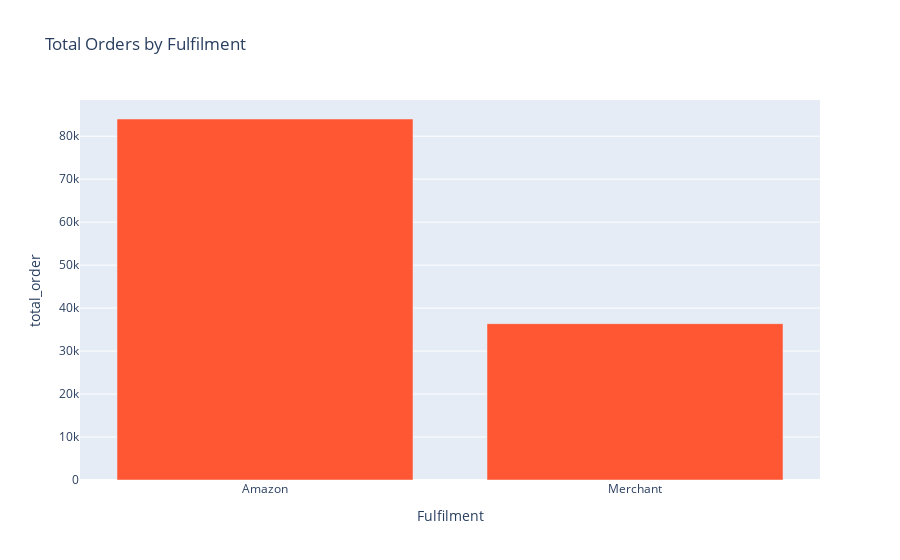

Notebook code for this chart:
### Code cell
#Method of fulfilment in India
group_by_fulfilment = salesDf.groupby(['Fulfilment']).agg(total_order=('Order ID','nunique')).reset_index().sort_values(by= ['total_order'],ascending= False)
custom_color_palette = ['#FF5733', '#33FF57', '#5733FF']
fig = px.bar(group_by_fulfilment, x = 'Fulfilment', y= 'total_order', title= 'Total Orders by Fulfilment', color_discrete_sequence=custom_color_palette)
fig

### Figure 1 — Plotly figure (JSON) as saved in the notebook; plotly's stock layout.template omitted (floating-point values rounded to 4 significant figures)
{"data": [{"alignmentgroup": "True", "hovertemplate": "Fulfilment=%{x}<br>total_order=%{y}<extra></extra>", "legendgroup": "", "marker": {"color": "#FF5733", "pattern": {"shape": ""}}, "name": "", "offsetgroup": "", "orientation": "v", "showlegend": false, "textposition": "auto", "type": "bar", "x": ["Amazon", "Merchant"], "xaxis": "x", "y": [84002, 36376], "yaxis": "y"}], "layout": {"barmode": "relative", "legend": {"tracegroupgap": 0}, "title": {"text": "Total Orders by Fulfilment"}, "xaxis": {"anchor": "y", "domain": [0, 1], "title": {"text": "Fulfilment"}}, "yaxis": {"anchor": "x", "domain": [0, 1], "title": {"text": "total_order"}}}}
